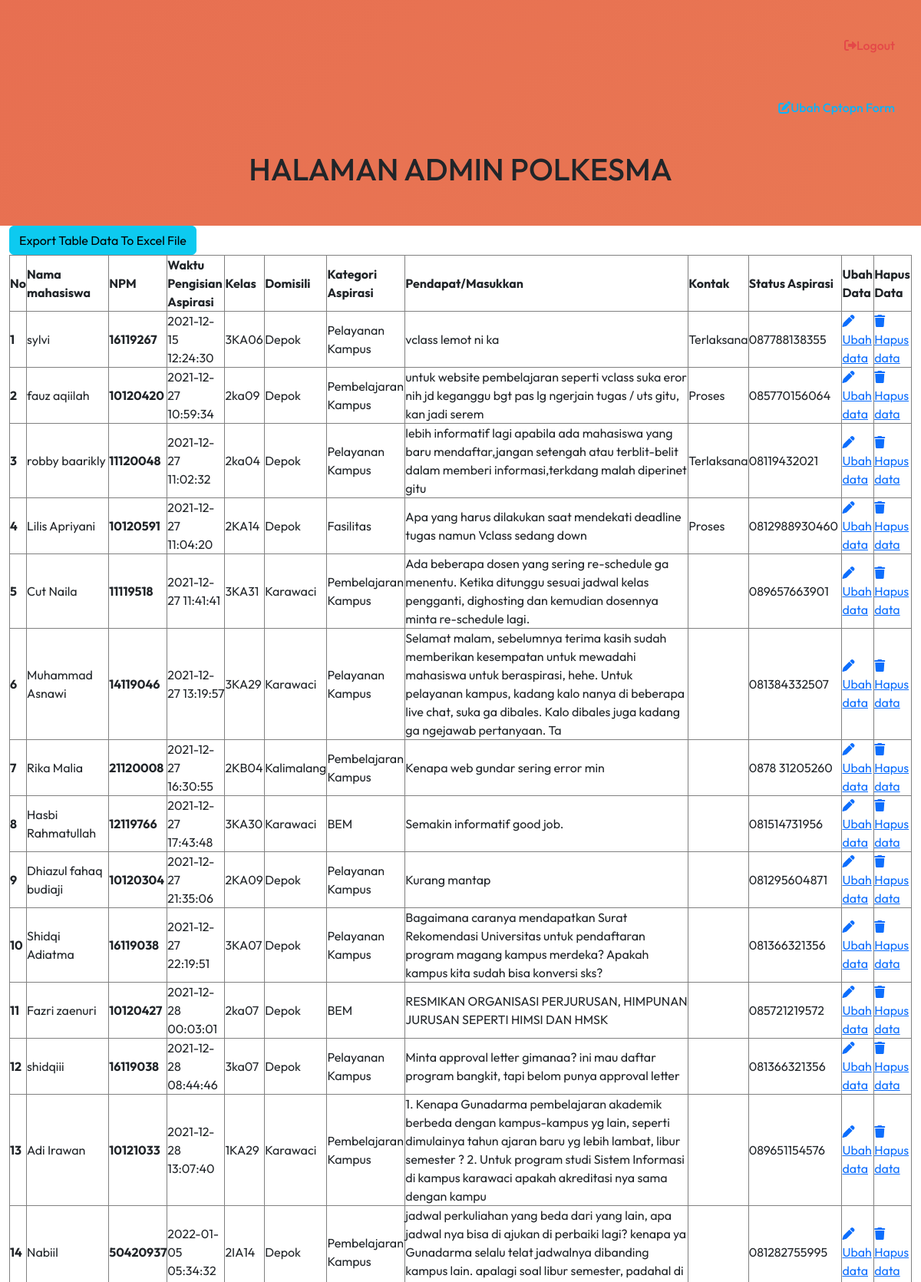
The page /admin_satu/dashboard.php (signed in, upper part) on the database its author committed.
### tables this page shows
CREATE TABLE `data_aspirasi_mhs` (
  `id` int(11) NOT NULL,
  `nama_mhs` varchar(50) NOT NULL,
  `npm` int(8) NOT NULL,
  `date` timestamp NOT NULL DEFAULT current_timestamp(),
  `kelas` varchar(5) NOT NULL,
  `domisili` varchar(20) NOT NULL,
  `kategori_aspirasi` varchar(20) NOT NULL,
  `Pesan` text DEFAULT NULL,
  `status_aspirasi` varchar(20) NOT NULL,
  `kontak` varchar(14) NOT NULL
);

### admin_satu/dashboard.php (the view, shortened to what this page needs)
<?php
include "../koneksi.php";
?>
<!DOCTYPE html>
<html lang="en">
<head>
    <link rel="stylesheet" href="assets/style.css" />
    <link href="https://unpkg.com/aos@2.3.1/dist/aos.css" rel="stylesheet" />
    <link rel="stylesheet" href="https://cdnjs.cloudflare.com/ajax/libs/font-awesome/6.0.0-beta2/css/all.min.css"
 />
    <link rel="stylesheet" href="https://cdnjs.cloudflare.com/ajax/libs/font-awesome/6.0.0-beta3/css/all.min.css">
    <link href="https://cdn.jsdelivr.net/npm/bootstrap@5.3.0-alpha1/dist/css/bootstrap.min.css" rel="stylesheet">
</head>
<body>
    <div class="body">
        <div class="title" data-aos="fade-down" data-aos-duration="1000" data-aos-once="true">
           <a class="pulse nav-link" href="config/logout.php"><h4><i class="fas fa-sign-out-alt"></i>Logout</h4></a>
           <a class="pulse nav-link" href="ubah_caption_form.php"><h4 style="color: rgb(9, 180, 253);" class="ubah"><i class="fas fa-edit"></i>Ubah Cptopn Form</h4></a>
           <h1>HALAMAN ADMIN POLKESMA</h1>
        </div>
        <div class="table container-fluid" data-aos="fade-up" data-aos-duration="1200" data-aos-once="true" data-aos-offset="200">
        <button onclick="exportTableToExcel('example', 'members-data')" class="btn btn-info">Export Table Data To Excel File</button>
            <table id="example" class="table-striped table-bordered" style="width:100%">
                <thead>
                    <tr>
                        <th scope="col">No</th>
                        <th scope="col">Nama mahasiswa</th>
                        <th scope="col">NPM</th>
                        <th scope="col">Waktu Pengisian Aspirasi</th>
                        <th scope="col">Kelas</th>
                        <th scope="col">Domisili</th>
                        <th scope="col">Kategori Aspirasi</th>
                        <th scope="col">Pendapat/Masukkan</th>
                        <th scope="col">Kontak</th>
                        <th scope="col">Status Aspirasi</th>
                        <th scope="col">Ubah Data</th>
                        <th scope="col">Hapus Data</th>
                    </tr>
                </thead>
                <?php
$no = 1;
$tampildata = mysqli_query($con, " SELECT * FROM `data_aspirasi_mhs`");
while ($data = mysqli_fetch_array($tampildata)) {
    $nama_mhs = $data['nama_mhs'];
    ?>
                <tbody>
                    <tr>
                        <th><?php echo $no++; ?></th>
                        <td><?php echo $nama_mhs; ?></td>
                        <th><?php echo $data['npm']; ?></th>
                        <td><?php echo $data[3]; ?></td>
                        <td><?php echo $data[4]; ?></td>
                        <td><?php echo $data[5]; ?></td>
                        <td><?php echo $data[6]; ?></td>
                        <td><?php echo $data[7]; ?></td>
                        <td><?php echo $data[8]; ?></td>
                        <td><?php echo $data[9]; ?></td>
                        <td><a href="config/ubah_status_form.php?npm=<?php echo $data['id']; ?>"><i class="fas fa-pen"></i>Ubah data</a></td>
                        <td> <a href="config/hapus-data.php?npm=<?php echo $data['id']; ?>"><i class="fas fa-trash"></i>Hapus data</a></td>
                    </tr>
                </tbody>
                <?php
}
?>
            </table>
        </div>
    </div>
</body>
</html>

### admin_satu/assets/style.css (style rules this page uses)
* { margin: 0; padding: 0; font-family: 'Outfit', sans-serif; }
.body { margin: 0; padding: 0; margin-top: -20px; background: linear-gradient(-45deg, #264653, #2a9d8f, #e9c46a, #f4a261, #e76f51); background-size: 400% 400%; animation: gradient 15s ease infinite; height: 103vh; overflow-x: hidden; }
.body .title { display: inline; margin-left: 510px; }
.body .title h1 { margin-top: 20px; text-align: center; font-size: 700; margin-bottom: 50px; }
.body .title a { text-align: right; margin-top: 20px; margin: 4px 2px; }
.body .title a h4 { background-color: transparent; border: none; color: rgb(228, 72, 72); padding: 12px 30px; text-align: center; text-decoration: none; display: inline-block; font-size: 16px; margin: 4px 2px; cursor: pointer; border-radius: 10px; }
.body .table { background-color: rgb(255, 255, 255); border-collapse: collapse; border-spacing: 0; width: 100%; overflow: auto; }
@media (max-width: 1280px) { .body .title { display: inline; margin-left: 100px; } }
@media (max-width: 1280px) { .body .title h1 { margin-top: 20px; text-align: center; font-size: 700; margin-bottom: 50px; } }
@media (max-width: 1280px) { .body .title a { color: rgb(248, 55, 55); margin-left: 10px; margin-top: 30px; text-align: right; margin-bottom: 30px; } }

### rows shown on the page
data_aspirasi_mhs: nama_mhs "sylvi", npm "16119267", date "2021-12-15 12:24:30", kelas "3KA06", domisili "Depok", kategori_aspirasi "Pelayanan Kampus", Pesan "vclass lemot ni ka", status_aspirasi "Terlaksana", kontak "087788138355"
data_aspirasi_mhs: nama_mhs "fauz aqiilah", npm "10120420", date "2021-12-27 10:59:34", kelas "2ka09", domisili "Depok", kategori_aspirasi "Pembelajaran Kampus", Pesan "untuk website pembelajaran seperti vclass suka eror nih jd keganggu bgt pas lg ngerjain tugas / uts gitu, kan jadi serem", status_aspirasi "Proses", kontak "085770156064"
data_aspirasi_mhs: nama_mhs "robby baarikly", npm "11120048", date "2021-12-27 11:02:32", kelas "2ka04", domisili "Depok", kategori_aspirasi "Pelayanan Kampus", Pesan "lebih informatif lagi apabila ada mahasiswa yang baru mendaftar,jangan setengah atau terblit-belit dalam memberi informasi,terkdang malah diperinet gitu", status_aspirasi "Terlaksana", kontak "08119432021"
data_aspirasi_mhs: nama_mhs "Lilis Apriyani", npm "10120591", date "2021-12-27 11:04:20", kelas "2KA14", domisili "Depok", kategori_aspirasi "Fasilitas", Pesan "Apa yang harus dilakukan saat mendekati deadline tugas namun Vclass sedang down", status_aspirasi "Proses", kontak "0812988930460"
data_aspirasi_mhs: nama_mhs "Cut Naila", npm "11119518", date "2021-12-27 11:41:41", kelas "3KA31", domisili "Karawaci", kategori_aspirasi "Pembelajaran Kampus", Pesan "Ada beberapa dosen yang sering re-schedule ga menentu. Ketika ditunggu sesuai jadwal kelas pengganti, dighosting dan kemudian dosennya minta re-schedule lagi.", kontak "089657663901"
data_aspirasi_mhs: nama_mhs "Muhammad Asnawi", npm "14119046", date "2021-12-27 13:19:57", kelas "3KA29", domisili "Karawaci", kategori_aspirasi "Pelayanan Kampus", Pesan "Selamat malam, sebelumnya terima kasih sudah memberikan kesempatan untuk mewadahi mahasiswa untuk beraspirasi, hehe. Untuk pelayanan kampus, kadang kalo nanya di beberapa live chat, suka ga dibales. Kalo dibales juga kadang ga ngejawab pertanyaan. Ta", kontak "081384332507"
data_aspirasi_mhs: nama_mhs "Rika Malia", npm "21120008", date "2021-12-27 16:30:55", kelas "2KB04", domisili "Kalimalang", kategori_aspirasi "Pembelajaran Kampus", Pesan "Kenapa web gundar sering error min", kontak "0878 31205260"
data_aspirasi_mhs: nama_mhs "Hasbi Rahmatullah", npm "12119766", date "2021-12-27 17:43:48", kelas "3KA30", domisili "Karawaci", kategori_aspirasi "BEM", Pesan "Semakin informatif good job.", kontak "081514731956"
data_aspirasi_mhs: nama_mhs "Dhiazul fahaq budiaji", npm "10120304", date "2021-12-27 21:35:06", kelas "2KA09", domisili "Depok", kategori_aspirasi "Pelayanan Kampus", Pesan "Kurang mantap", kontak "081295604871"
data_aspirasi_mhs: nama_mhs "Shidqi Adiatma", npm "16119038", date "2021-12-27 22:19:51", kelas "3KA07", domisili "Depok", kategori_aspirasi "Pelayanan Kampus", Pesan "Bagaimana caranya mendapatkan Surat Rekomendasi Universitas untuk pendaftaran program magang kampus merdeka? Apakah kampus kita sudah bisa konversi sks?", kontak "081366321356"
data_aspirasi_mhs: nama_mhs "Fazri zaenuri", npm "10120427", date "2021-12-28 00:03:01", kelas "2ka07", domisili "Depok", kategori_aspirasi "BEM", Pesan "RESMIKAN ORGANISASI PERJURUSAN, HIMPUNAN JURUSAN SEPERTI HIMSI DAN HMSK", kontak "085721219572"
data_aspirasi_mhs: nama_mhs "shidqiii", npm "16119038", date "2021-12-28 08:44:46", kelas "3ka07", domisili "Depok", kategori_aspirasi "Pelayanan Kampus", Pesan "Minta approval letter gimanaa? ini mau daftar program bangkit, tapi belom punya approval letter", kontak "081366321356"
data_aspirasi_mhs: nama_mhs "Adi Irawan", npm "10121033", date "2021-12-28 13:07:40", kelas "1KA29", domisili "Karawaci", kategori_aspirasi "Pembelajaran Kampus", Pesan "1. Kenapa Gunadarma pembelajaran akademik berbeda dengan kampus-kampus yg lain, seperti dimulainya tahun ajaran baru yg lebih lambat, libur semester ? 2. Untuk program studi Sistem Informasi di kampus karawaci apakah akreditasi nya sama dengan kampu", kontak "089651154576"
data_aspirasi_mhs: nama_mhs "Nabiil", npm "50420937", date "2022-01-05 05:34:32", kelas "2IA14", domisili "Depok", kategori_aspirasi "Pembelajaran Kampus", kontak "081282755995"
